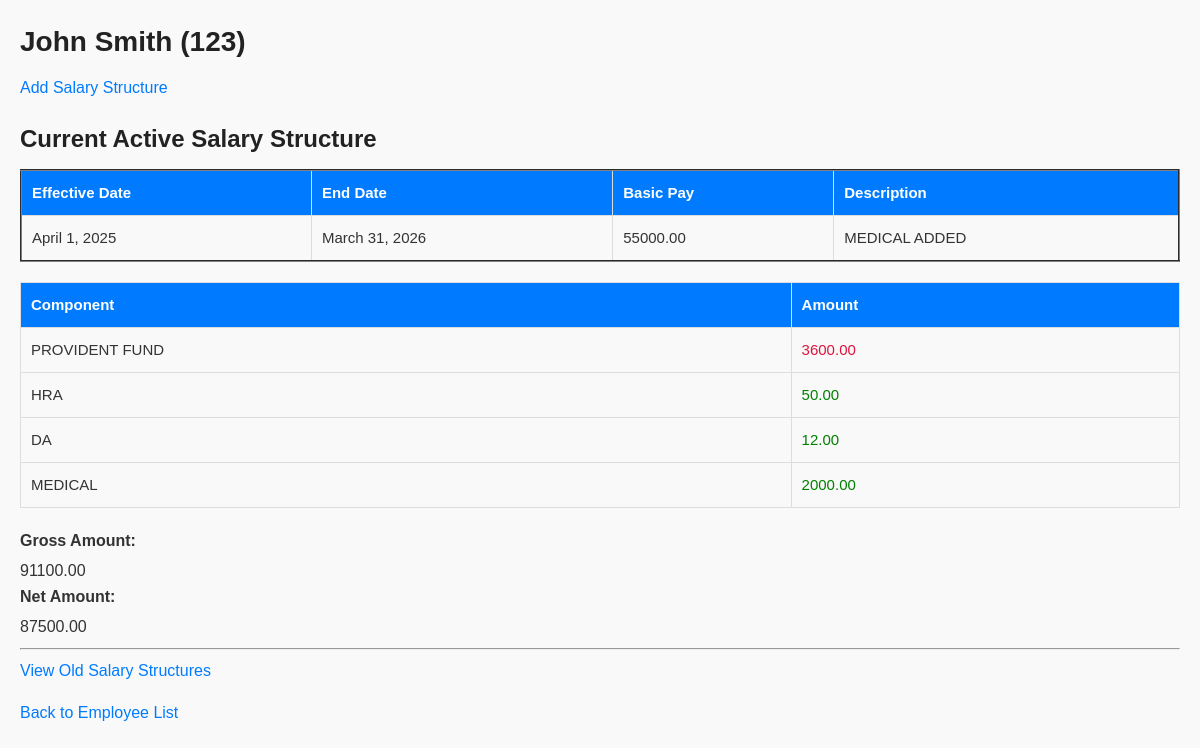
The page /employees/123/ on the database its author committed.
### payroll/models.py (models this page shows, shortened)
class Employee(models.Model):
    employee_id = models.CharField(max_length=20, unique=True)
    name = models.CharField(max_length=100)
    is_active = models.BooleanField(default=True)

class SalaryStructure(models.Model):
    employee = models.ForeignKey(
        Employee, on_delete=models.CASCADE, related_name="salary_structures"
    )
    effective_date = models.DateField(default=timezone.now)
    end_date = models.DateField(null=True, blank=True)
    basic_pay = models.DecimalField(max_digits=10, decimal_places=2, default=0)
    incentive_eligibility = models.BooleanField(default=False)
    is_active = models.BooleanField(default=True)
    description = models.TextField(blank=True, null=True)
    created_at = models.DateTimeField(default=timezone.now)
    updated_at = models.DateTimeField(default=timezone.now)
    created_by = models.IntegerField(null=True, blank=True)
    updated_by = models.IntegerField(null=True, blank=True)
    class Meta:
        ordering = ["-effective_date"]
    def calculate_component_amounts(self):
        calculated = {"earnings": 0, "deductions": 0}
        for line in self.lines.all():
            if line.salary_component.mode == SalaryComponent.PERCENTAGE:
                amount = self.basic_pay * line.amount / 100
            else:
                amount = line.amount
            if line.salary_component.component_type == SalaryComponent.EARNING:
                calculated["earnings"] += amount
            else:
                calculated["deductions"] += amount
        return calculated
    def gross_salary(self):
        return self.basic_pay + self.calculate_component_amounts()["earnings"]
    def net_salary(self):
        return self.gross_salary() - self.calculate_component_amounts()["deductions"]

class SalaryStructureLine(models.Model):
    salary_structure = models.ForeignKey(
        SalaryStructure, on_delete=models.CASCADE, related_name="lines"
    )
    salary_component = models.ForeignKey(SalaryComponent, on_delete=models.CASCADE)
    amount = models.DecimalField(max_digits=10, decimal_places=2)
    created_at = models.DateTimeField(default=timezone.now)
    updated_at = models.DateTimeField(default=timezone.now)
    class Meta:
        unique_together = ("salary_structure", "salary_component")

class SalaryComponent(models.Model):
    EARNING = "earning"
    DEDUCTION = "deduction"
    COMPONENT_TYPES = [
        (EARNING, "Earning"),
        (DEDUCTION, "Deduction"),
    ]
    FIXED = "fixed"
    PERCENTAGE = "percentage"
    MODE_TYPES = [
        (FIXED, "Fixed"),
        (PERCENTAGE, "Percentage"),
    ]
    COMPULSORY = "compulsory"
    OPTIONAL = "optional"
    ACTION_TYPES = [
        (COMPULSORY, "Compulsory"),
        (OPTIONAL, "Optional"),
    ]
    name = models.CharField(max_length=100)
    code = models.CharField(max_length=50, unique=True)
    component_type = models.CharField(max_length=10, choices=COMPONENT_TYPES)
    mode = models.CharField(max_length=10, choices=MODE_TYPES, default=FIXED)
    action = models.CharField(max_length=10, choices=ACTION_TYPES, default=COMPULSORY)
    value = models.DecimalField(max_digits=10, decimal_places=2, null=True, blank=True)
    business_unit = models.IntegerField(null=True, blank=True)
    description = models.TextField(blank=True, null=True)

### payroll/views.py (the view)
def employee_detail(request, employee_id):
    employee = get_object_or_404(Employee, employee_id=employee_id)
    active_salary_structure = employee.salary_structures.filter(is_active=True).first()
    old_salary_structures = employee.salary_structures.filter(is_active=False)
    gross_salary = None
    net_salary = None
    if active_salary_structure:
        gross_salary = active_salary_structure.gross_salary()
        net_salary = active_salary_structure.net_salary()
    return render(
        request,
        "payroll/employee_detail.html",
        {
            "employee": employee,
            "active_salary_structure": active_salary_structure,
            "old_salary_structures": old_salary_structures,
            "gross_salary": gross_salary,
            "net_salary": net_salary,
        },
    )

### payroll/templates/payroll/employee_detail.html (shortened to what this page needs)
<!DOCTYPE html>
<html>
<head>
</head>
<body>
    <h1>{{ employee.name }} ({{ employee.employee_id }})</h1>
    <a href="{% url 'add_salary_structure' employee.employee_id %}">Add Salary Structure</a>
    {% if active_salary_structure %}
    <h2>Current Active Salary Structure</h2>
    <table border="2">
        <tr>
            <th>Effective Date</th>
            <th>End Date</th>
            <th>Basic Pay</th>
            <th>Description</th>
        </tr>
        <tr>
            <td>{{ active_salary_structure.effective_date }}</td>
            <td>{{ active_salary_structure.end_date }}</td>
            <td>{{ active_salary_structure.basic_pay }}</td>
            <td>{{ active_salary_structure.description }}</td>
        </tr>
    </table>
    <table border="1">
        <tr>
            <th>Component</th>
            <th>Amount</th>
        </tr>
        {% for line in active_salary_structure.lines.all %}
        <tr>
            <td>{{ line.salary_component.name }}</td>
            {% if line.salary_component.component_type == "earning" %}
            <td style="color: green;">{{ line.amount }}</td>
            {% else %}
            <td style="color: crimson;">{{ line.amount }}</td>
            {% endif %}
        </tr>
        {% endfor %}
    </table>
    <label>Gross Amount:</label>
    <span id="gross_salary">{{gross_salary|floatformat:2}}</span>
    <br>
    <label>Net Amount:</label>
    <span id="net_salary">{{net_salary|floatformat:2}}</span>
    {% endif %}
    <br><hr>
    {% if old_salary_structures %}
    <a href="{% url 'old_salary_structures' employee.employee_id %}">View Old Salary Structures</a>
    {% endif %}
    <p><a href="{% url 'employee_list' %}">Back to Employee List</a></p>
</body>
</html>

### payroll/templates/payroll/styles.html (style rules this page uses)
body { font-family: 'Arial', sans-serif; font-size: 16px; line-height: 1.6; color: #333; background: #f9f9f9; margin: 20px; }
h1, h2, h3, h4, h5, h6 { font-family: 'Poppins', sans-serif; color: #222; margin-bottom: 10px; }
h1 { font-size: 28px; font-weight: bold; }
h2 { font-size: 24px; font-weight: 600; }
p { font-size: 16px; color: #444; margin-bottom: 15px; }
a { text-decoration: none; color: #007BFF; transition: color 0.3s ease; }
table { width: 100%; border-collapse: collapse; margin-bottom: 20px; background: #fff; font-size: 15px; }
th, td { border: 1px solid #ddd; padding: 10px; text-align: left; }
th { background: #007BFF; color: #fff; font-weight: 600; }
td { background: #f9f9f9; }
label { font-weight: 600; margin-bottom: 5px; display: block; }

### rows shown on the page
Employee: name "John Smith", employee_id "123"
SalaryStructure: effective_date "April 1, 2025", end_date "March 31, 2026", basic_pay "55000.00", description "MEDICAL ADDED"
SalaryStructureLine: salary_component.name "PROVIDENT FUND", amount "3600.00"
SalaryStructureLine: salary_component.name "HRA", amount "50.00"
SalaryStructureLine: salary_component.name "DA", amount "12.00"
SalaryStructureLine: salary_component.name "MEDICAL", amount "2000.00"

### other values the page prints
{{ gross_salary|floatformat:2 }} "91100.00"
{{ net_salary|floatformat:2 }} "87500.00"
